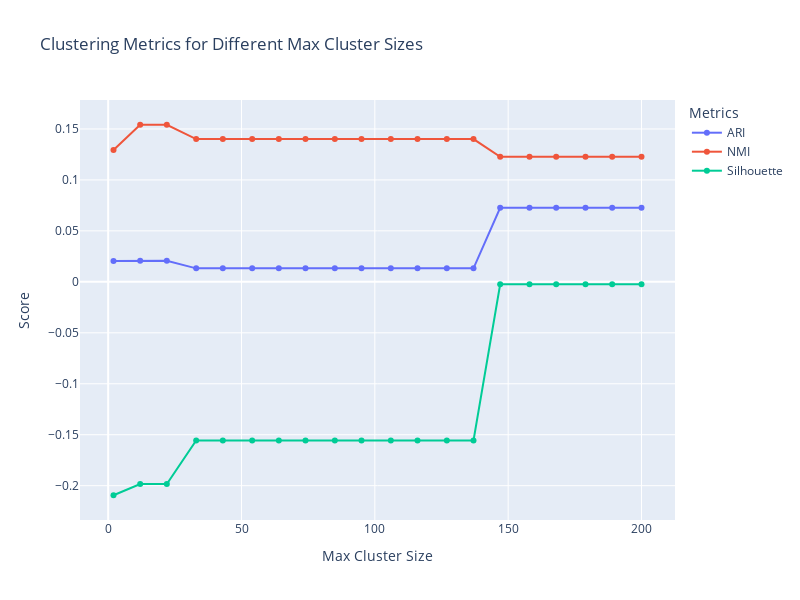

Source (notebook cell):
### Code cell
max_cluster_sizes = np.linspace(2, 200, 20, dtype=int)
ari_scores = []
nmi_scores = []
silhouette_scores = []
for max_cluster_size in max_cluster_sizes:
    clustering = HDBSCAN(min_cluster_size=2, max_cluster_size=max_cluster_size).fit(X)
    df["cluster"] = clustering.labels_

    ari = adjusted_rand_score(df["sentiment_idx"], df["cluster"])
    nmi = normalized_mutual_info_score(df["sentiment_idx"], df["cluster"])
    silhouette = silhouette_score(X, df["cluster"])

    ari_scores.append(ari)
    nmi_scores.append(nmi)
    silhouette_scores.append(silhouette)


max_cluster_sizes = np.linspace(2, 200, 20, dtype=int)
ari_scores = []
nmi_scores = []
silhouette_scores = []

for max_cluster_size in max_cluster_sizes:
    clustering = HDBSCAN(min_cluster_size=2, max_cluster_size=max_cluster_size).fit(X)
    df["cluster"] = clustering.labels_

    ari = adjusted_rand_score(df["sentiment_idx"], df["cluster"])
    nmi = normalized_mutual_info_score(df["sentiment_idx"], df["cluster"])
    silhouette = silhouette_score(X, df["cluster"])

    ari_scores.append(ari)
    nmi_scores.append(nmi)
    silhouette_scores.append(silhouette)

fig = go.Figure()

fig.add_trace(
    go.Scatter(x=max_cluster_sizes, y=ari_scores, mode="lines+markers", name="ARI")
)
fig.add_trace(
    go.Scatter(x=max_cluster_sizes, y=nmi_scores, mode="lines+markers", name="NMI")
)
fig.add_trace(
    go.Scatter(
        x=max_cluster_sizes,
        y=silhouette_scores,
        mode="lines+markers",
        name="Silhouette",
    )
)


fig.update_layout(
    title="Clustering Metrics for Different Max Cluster Sizes",
    xaxis_title="Max Cluster Size",
    yaxis_title="Score",
    legend_title="Metrics",
    height=600,
    width=800,
)


fig.update_layout(
    title="Clustering Metrics for Different Max Cluster Sizes",
    xaxis_title="Max Cluster Size",
    yaxis_title="Score",
    legend_title="Metrics",
    height=600,
    width=800,
)

fig.show()

### Figure 1 — Plotly figure (JSON) as saved in the notebook; plotly's stock layout.template omitted (floating-point values rounded to 4 significant figures)
{"data": [{"mode": "lines+markers", "name": "ARI", "type": "scatter", "x": [2, 12, 22, 33, 43, 54, 64, 74, 85, 95, 106, 116, 127, 137, 147, 158, 168, 179, 189, 200], "y": [0.02047, 0.02075, 0.02075, 0.01322, 0.01322, 0.01322, 0.01322, 0.01322, 0.01322, 0.01322, 0.01322, 0.01322, 0.01322, 0.01322, 0.0726, 0.0726, 0.0726, 0.0726, 0.0726, 0.0726]}, {"mode": "lines+markers", "name": "NMI", "type": "scatter", "x": [2, 12, 22, 33, 43, 54, 64, 74, 85, 95, 106, 116, 127, 137, 147, 158, 168, 179, 189, 200], "y": [0.1294, 0.1541, 0.1541, 0.1401, 0.1401, 0.1401, 0.1401, 0.1401, 0.1401, 0.1401, 0.1401, 0.1401, 0.1401, 0.1401, 0.1227, 0.1227, 0.1227, 0.1227, 0.1227, 0.1227]}, {"mode": "lines+markers", "name": "Silhouette", "type": "scatter", "x": [2, 12, 22, 33, 43, 54, 64, 74, 85, 95, 106, 116, 127, 137, 147, 158, 168, 179, 189, 200], "y": [-0.2094, -0.1984, -0.1984, -0.1557, -0.1557, -0.1557, -0.1557, -0.1557, -0.1557, -0.1557, -0.1557, -0.1557, -0.1557, -0.1557, -0.002372, -0.002372, -0.002372, -0.002372, -0.002372, -0.002372]}], "layout": {"height": 600, "legend": {"title": {"text": "Metrics"}}, "title": {"text": "Clustering Metrics for Different Max Cluster Sizes"}, "width": 800, "xaxis": {"title": {"text": "Max Cluster Size"}}, "yaxis": {"title": {"text": "Score"}}}}
